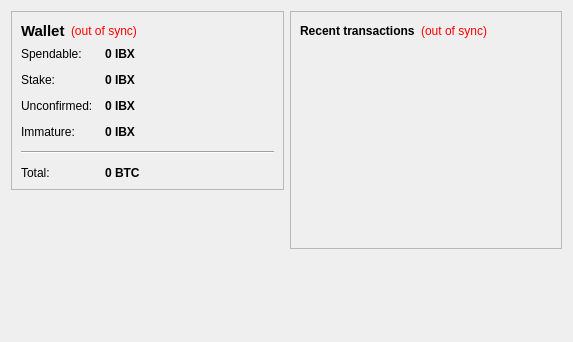
<?xml version="1.0" encoding="UTF-8"?>
<ui version="4.0">
 <class>OverviewPage</class>
 <widget class="QWidget" name="OverviewPage">
  <property name="geometry">
   <rect>
    <x>0</x>
    <y>0</y>
    <width>573</width>
    <height>342</height>
   </rect>
  </property>
  <property name="windowTitle">
   <string>Form</string>
  </property>
  <layout class="QHBoxLayout" name="horizontalLayout" stretch="1,1">
   <item>
    <layout class="QVBoxLayout" name="verticalLayout_2">
     <item>
      <widget class="QFrame" name="frame">
       <property name="frameShape">
        <enum>QFrame::StyledPanel</enum>
       </property>
       <property name="frameShadow">
        <enum>QFrame::Raised</enum>
       </property>
       <layout class="QVBoxLayout" name="verticalLayout_4">
        <item>
         <layout class="QHBoxLayout" name="horizontalLayout_4">
          <item>
           <widget class="QLabel" name="label_5">
            <property name="font">
             <font>
              <pointsize>11</pointsize>
              <weight>75</weight>
              <bold>true</bold>
             </font>
            </property>
            <property name="text">
             <string>Wallet</string>
            </property>
           </widget>
          </item>
          <item>
           <widget class="QLabel" name="labelWalletStatus">
            <property name="toolTip">
             <string>The displayed information may be out of date. Your wallet automatically synchronizes with the Instantbitex network after a connection is established, but this process has not completed yet.</string>
            </property>
            <property name="styleSheet">
             <string notr="true">QLabel { color: red; }</string>
            </property>
            <property name="text">
             <string notr="true">(out of sync)</string>
            </property>
            <property name="alignment">
             <set>Qt::AlignLeading|Qt::AlignLeft|Qt::AlignVCenter</set>
            </property>
           </widget>
          </item>
          <item>
           <spacer name="horizontalSpacer_2">
            <property name="orientation">
             <enum>Qt::Horizontal</enum>
            </property>
            <property name="sizeHint" stdset="0">
             <size>
              <width>40</width>
              <height>20</height>
             </size>
            </property>
           </spacer>
          </item>
         </layout>
        </item>
        <item>
         <layout class="QFormLayout" name="formLayout_2">
          <property name="fieldGrowthPolicy">
           <enum>QFormLayout::AllNonFixedFieldsGrow</enum>
          </property>
          <property name="horizontalSpacing">
           <number>12</number>
          </property>
          <property name="verticalSpacing">
           <number>12</number>
          </property>
          <item row="0" column="0">
           <widget class="QLabel" name="label">
            <property name="text">
             <string>Spendable:</string>
            </property>
           </widget>
          </item>
          <item row="0" column="1">
           <widget class="QLabel" name="labelBalance">
            <property name="font">
             <font>
              <weight>75</weight>
              <bold>true</bold>
             </font>
            </property>
            <property name="cursor">
             <cursorShape>IBeamCursor</cursorShape>
            </property>
            <property name="toolTip">
             <string>Your current spendable balance</string>
            </property>
            <property name="text">
             <string notr="true">0 IBX</string>
            </property>
            <property name="textInteractionFlags">
             <set>Qt::LinksAccessibleByMouse|Qt::TextSelectableByKeyboard|Qt::TextSelectableByMouse</set>
            </property>
           </widget>
          </item>
          <item row="1" column="0">
           <widget class="QLabel" name="label_6">
            <property name="text">
             <string>Stake:</string>
            </property>
           </widget>
          </item>
          <item row="1" column="1">
           <widget class="QLabel" name="labelStake">
            <property name="font">
             <font>
              <weight>75</weight>
              <bold>true</bold>
             </font>
            </property>
            <property name="cursor">
             <cursorShape>IBeamCursor</cursorShape>
            </property>
            <property name="toolTip">
             <string>Total of coins that was staked, and do not yet count toward the current balance</string>
            </property>
            <property name="text">
             <string notr="true">0 IBX</string>
            </property>
            <property name="textInteractionFlags">
             <set>Qt::LinksAccessibleByMouse|Qt::TextSelectableByKeyboard|Qt::TextSelectableByMouse</set>
            </property>
           </widget>
          </item>
          <item row="2" column="0">
           <widget class="QLabel" name="label_3">
            <property name="text">
             <string>Unconfirmed:</string>
            </property>
           </widget>
          </item>
          <item row="2" column="1">
           <widget class="QLabel" name="labelUnconfirmed">
            <property name="font">
             <font>
              <weight>75</weight>
              <bold>true</bold>
             </font>
            </property>
            <property name="cursor">
             <cursorShape>IBeamCursor</cursorShape>
            </property>
            <property name="toolTip">
             <string>Total of transactions that have yet to be confirmed, and do not yet count toward the current balance</string>
            </property>
            <property name="text">
             <string notr="true">0 IBX</string>
            </property>
            <property name="textInteractionFlags">
             <set>Qt::LinksAccessibleByMouse|Qt::TextSelectableByKeyboard|Qt::TextSelectableByMouse</set>
            </property>
           </widget>
          </item>
          <item row="3" column="0">
           <widget class="QLabel" name="labelImmatureText">
            <property name="text">
             <string>Immature:</string>
            </property>
           </widget>
          </item>
          <item row="3" column="1">
           <widget class="QLabel" name="labelImmature">
            <property name="font">
             <font>
              <weight>75</weight>
              <bold>true</bold>
             </font>
            </property>
            <property name="toolTip">
             <string>Mined balance that has not yet matured</string>
            </property>
            <property name="text">
             <string notr="true">0 IBX</string>
            </property>
            <property name="textInteractionFlags">
             <set>Qt::LinksAccessibleByMouse|Qt::TextSelectableByKeyboard|Qt::TextSelectableByMouse</set>
            </property>
           </widget>
          </item>
          <item row="4" column="0" colspan="2">
           <widget class="Line" name="line">
            <property name="orientation">
             <enum>Qt::Horizontal</enum>
            </property>
           </widget>
          </item>
          <item row="5" column="0">
           <widget class="QLabel" name="labelTotalText">
            <property name="text">
             <string>Total:</string>
            </property>
           </widget>
          </item>
          <item row="5" column="1">
           <widget class="QLabel" name="labelTotal">
            <property name="font">
             <font>
              <weight>75</weight>
              <bold>true</bold>
             </font>
            </property>
            <property name="cursor">
             <cursorShape>IBeamCursor</cursorShape>
            </property>
            <property name="toolTip">
             <string>Your current total balance</string>
            </property>
            <property name="text">
             <string notr="true">0 BTC</string>
            </property>
            <property name="textInteractionFlags">
             <set>Qt::LinksAccessibleByMouse|Qt::TextSelectableByKeyboard|Qt::TextSelectableByMouse</set>
            </property>
           </widget>
          </item>
         </layout>
        </item>
       </layout>
      </widget>
     </item>
     <item>
      <spacer name="verticalSpacer">
       <property name="orientation">
        <enum>Qt::Vertical</enum>
       </property>
       <property name="sizeHint" stdset="0">
        <size>
         <width>20</width>
         <height>40</height>
        </size>
       </property>
      </spacer>
     </item>
    </layout>
   </item>
   <item>
    <layout class="QVBoxLayout" name="verticalLayout_3">
     <item>
      <widget class="QFrame" name="frame_2">
       <property name="frameShape">
        <enum>QFrame::StyledPanel</enum>
       </property>
       <property name="frameShadow">
        <enum>QFrame::Raised</enum>
       </property>
       <layout class="QVBoxLayout" name="verticalLayout">
        <item>
         <layout class="QHBoxLayout" name="horizontalLayout_2">
          <item>
           <widget class="QLabel" name="label_4">
            <property name="text">
             <string>&lt;b&gt;Recent transactions&lt;/b&gt;</string>
            </property>
           </widget>
          </item>
          <item>
           <widget class="QLabel" name="labelTransactionsStatus">
            <property name="toolTip">
             <string>The displayed information may be out of date. Your wallet automatically synchronizes with the Instantbitex network after a connection is established, but this process has not completed yet.</string>
            </property>
            <property name="styleSheet">
             <string notr="true">QLabel { color: red; }</string>
            </property>
            <property name="text">
             <string notr="true">(out of sync)</string>
            </property>
            <property name="alignment">
             <set>Qt::AlignRight|Qt::AlignTrailing|Qt::AlignVCenter</set>
            </property>
           </widget>
          </item>
          <item>
           <spacer name="horizontalSpacer">
            <property name="orientation">
             <enum>Qt::Horizontal</enum>
            </property>
            <property name="sizeHint" stdset="0">
             <size>
              <width>40</width>
              <height>20</height>
             </size>
            </property>
           </spacer>
          </item>
         </layout>
        </item>
        <item>
         <widget class="QListView" name="listTransactions">
          <property name="styleSheet">
           <string notr="true">QListView { background: transparent; }</string>
          </property>
          <property name="frameShape">
           <enum>QFrame::NoFrame</enum>
          </property>
          <property name="verticalScrollBarPolicy">
           <enum>Qt::ScrollBarAlwaysOff</enum>
          </property>
          <property name="horizontalScrollBarPolicy">
           <enum>Qt::ScrollBarAlwaysOff</enum>
          </property>
          <property name="selectionMode">
           <enum>QAbstractItemView::NoSelection</enum>
          </property>
         </widget>
        </item>
       </layout>
      </widget>
     </item>
     <item>
      <spacer name="verticalSpacer_2">
       <property name="orientation">
        <enum>Qt::Vertical</enum>
       </property>
       <property name="sizeHint" stdset="0">
        <size>
         <width>20</width>
         <height>40</height>
        </size>
       </property>
      </spacer>
     </item>
    </layout>
   </item>
  </layout>
 </widget>
 <resources/>
 <connections/>
</ui>
